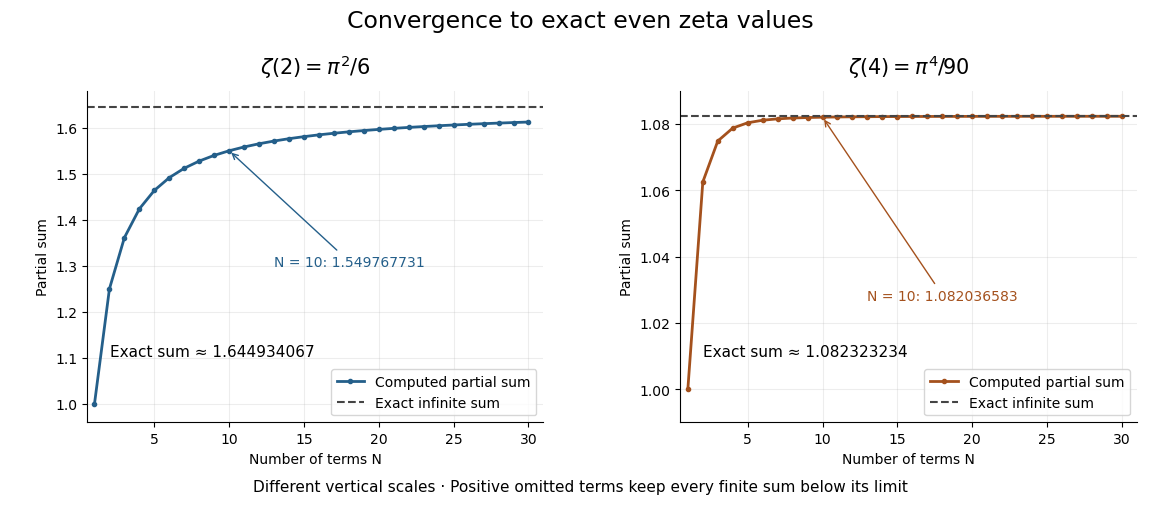

The Python source for this figure:
"""Original even-zeta partial sums; write opaque basename PNG to cwd."""
from pathlib import Path
from math import fsum, pi

import matplotlib
matplotlib.use("Agg")
import matplotlib.pyplot as plt
import numpy as np


def main():
    ns = np.arange(1,31)
    fig, axes = plt.subplots(1,2,figsize=(11.6,5.1),dpi=100,facecolor="white")
    fig.suptitle("Convergence to exact even zeta values",fontsize=17)
    for ax,s,exact,color in zip(axes,[2,4],[pi**2/6,pi**4/90],["#245f8a","#a4511d"]):
        sums = np.array([fsum(k**(-s) for k in range(1,n+1)) for n in ns])
        assert np.all(np.diff(sums)>0) and np.all(sums<exact)
        ax.plot(ns,sums,"o-",color=color,markersize=3,lw=2,label="Computed partial sum")
        ax.axhline(exact,color="#444",ls="--",label="Exact infinite sum")
        ax.annotate(f"N = 10: {sums[9]:.9f}", (10,sums[9]),xytext=(13,1.3 if s==2 else 1.027),arrowprops={"arrowstyle":"->","color":color},fontsize=10,color=color)
        ax.set_title(r"$\zeta(2)=\pi^2/6$" if s==2 else r"$\zeta(4)=\pi^4/90$",fontsize=15,pad=12)
        ax.set(xlabel="Number of terms N",ylabel="Partial sum",xlim=(.5,31),ylim=((.96,1.68) if s==2 else (.99,1.09)))
        ax.grid(alpha=.22)
        ax.spines[["top","right"]].set_visible(False)
        ax.legend(loc="lower right",fontsize=10)
        ax.text(.05,.20,f"Exact sum ≈ {exact:.9f}",transform=ax.transAxes,fontsize=11)
    fig.text(.5,.035,"Different vertical scales · Positive omitted terms keep every finite sum below its limit",ha="center",fontsize=11)
    fig.subplots_adjust(left=.075,right=.98,bottom=.17,top=.82,wspace=.3)
    fig.savefig(Path.cwd()/Path(__file__).with_suffix(".png").name,facecolor="white",transparent=False)
    plt.close(fig)


if __name__=="__main__":
    main()
